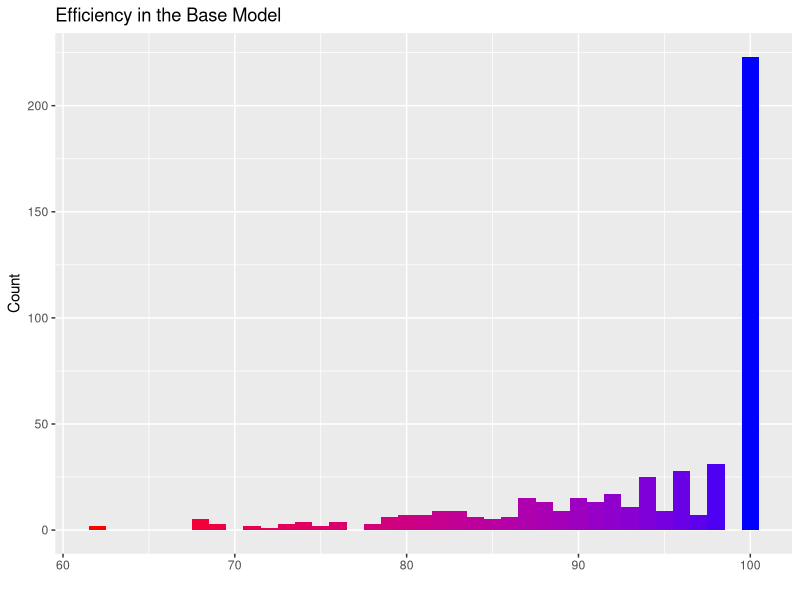
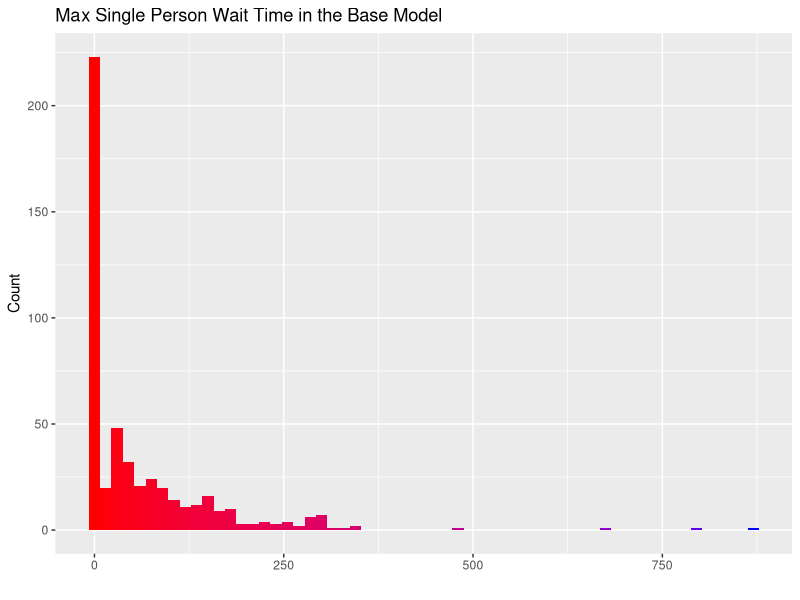
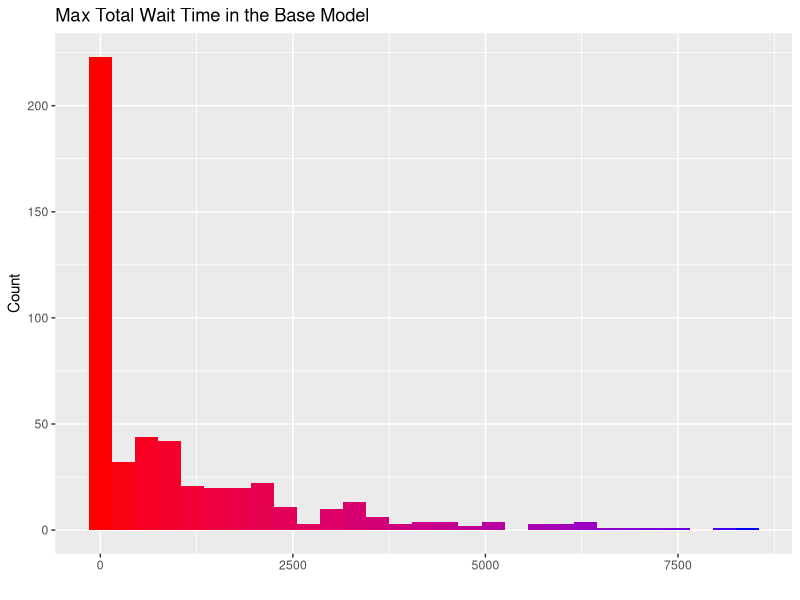
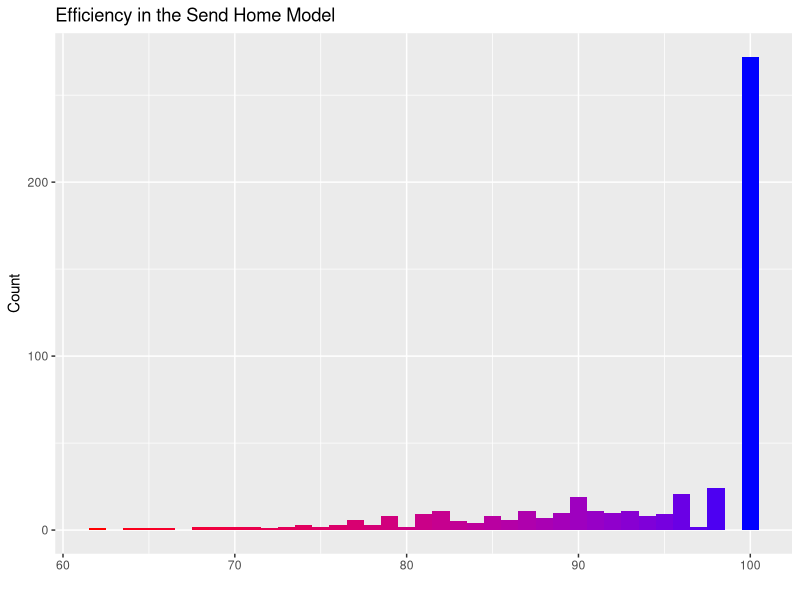
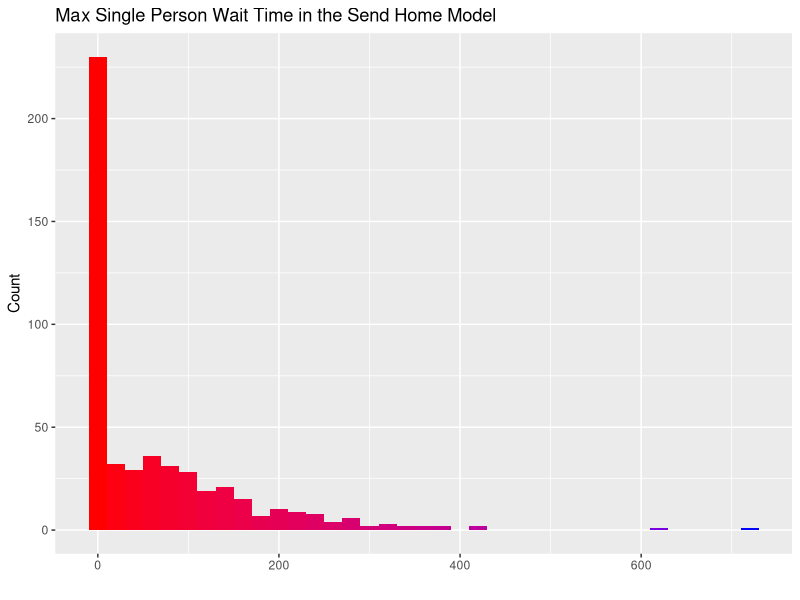
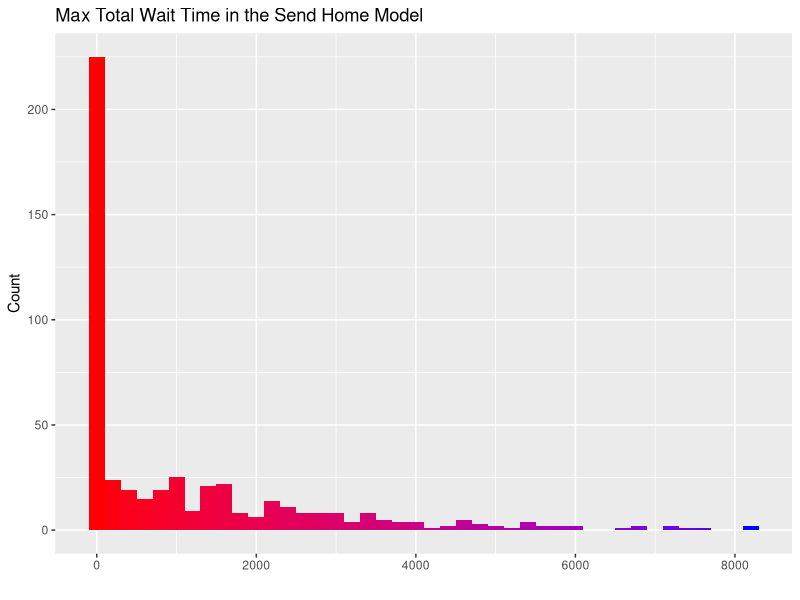
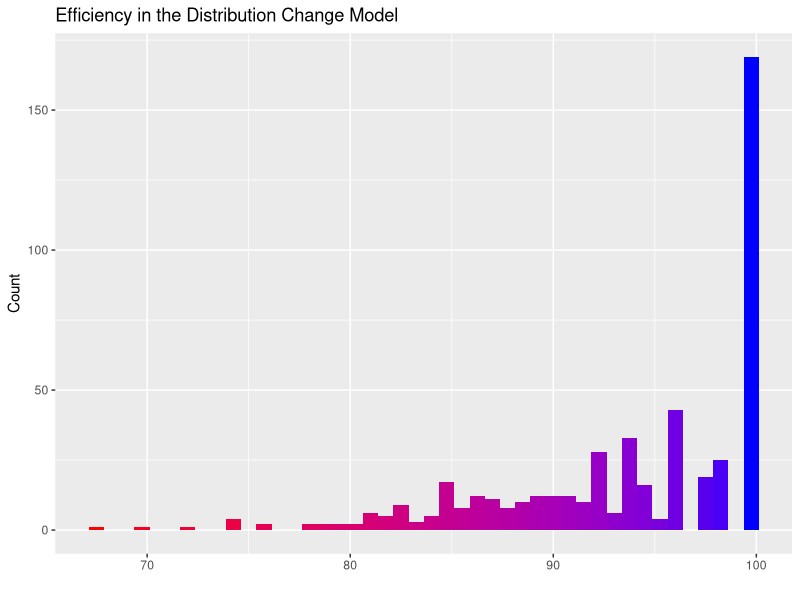
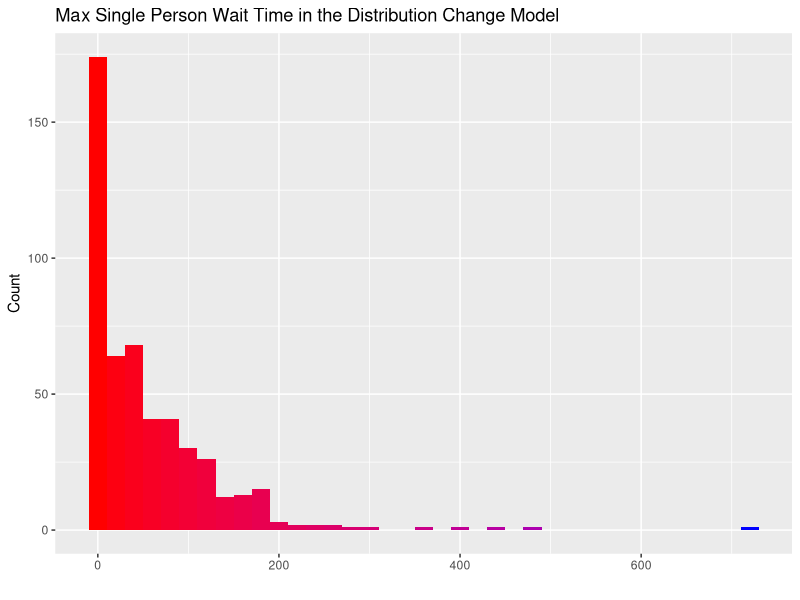

R code for these plots, in order:
library(ggplot2)
library(reshape)
library(dplyr)

# create data
df.0 <- read.csv("Data/v0_data.csv")
df.1 <- read.csv("Data/v1_data.csv")
df.2 <- read.csv("Data/v2_data.csv")

# make histogram graphs
ggplot(df.0, aes(x=Efficiency, fill = ..x..)) + geom_histogram(binwidth = 1) + scale_fill_gradient(low = "red", high = "blue") +
  labs(x = "", y = "Count", title = "Efficiency in the Base Model") + theme(legend.position = "none")
ggsave("Images/EfficiencyBase.png")
ggplot(df.0, aes(x=Longest.Wait, fill = ..x..)) + geom_histogram(binwidth = 15) + scale_fill_gradient(low = "red", high = "blue") +
  labs(x = "", y = "Count", title = "Max Single Person Wait Time in the Base Model") + theme(legend.position = "none")
ggsave("Images/SPWaitBase.png")
ggplot(df.0, aes(x=Total.Wait, fill = ..x..)) + geom_histogram(binwidth = 300) + scale_fill_gradient(low = "red", high = "blue") +
  labs(x = "", y = "Count", title = "Max Total Wait Time in the Base Model") + theme(legend.position = "none")
ggsave("Images/LongWaitBase.png")

ggplot(df.1, aes(x=Efficiency, fill = ..x..)) + geom_histogram(binwidth = 1) + scale_fill_gradient(low = "red", high = "blue") +
  labs(x = "", y = "Count", title = "Efficiency in the Send Home Model") + theme(legend.position = "none")
ggsave("Images/EfficiencySH.png")
ggplot(df.1, aes(x=Longest.Wait, fill = ..x..)) + geom_histogram(binwidth = 20) + scale_fill_gradient(low = "red", high = "blue") +
  labs(x = "", y = "Count", title = "Max Single Person Wait Time in the Send Home Model") + theme(legend.position = "none")
ggsave("Images/SPWaitSH.png")
ggplot(df.1, aes(x=Total.Wait, fill = ..x..)) + geom_histogram(binwidth = 200) + scale_fill_gradient(low = "red", high = "blue") +
  labs(x = "", y = "Count", title = "Max Total Wait Time in the Send Home Model") + theme(legend.position = "none")
ggsave("Images/LongWaitSH.png")

ggplot(df.2, aes(x=Efficiency, fill = ..x..)) + geom_histogram(binwidth = .75) + scale_fill_gradient(low = "red", high = "blue") +
  labs(x = "", y = "Count", title = "Efficiency in the Distribution Change Model") + theme(legend.position = "none")
ggsave("Images/EfficiencyDist.png")
ggplot(df.2, aes(x=Longest.Wait, fill = ..x..)) + geom_histogram(binwidth = 20) + scale_fill_gradient(low = "red", high = "blue") +
  labs(x = "", y = "Count", title = "Max Single Person Wait Time in the Distribution Change Model") + theme(legend.position = "none")
ggsave("Images/SPWaitDist.png")
ggplot(df.2, aes(x=Total.Wait, fill = ..x..)) + geom_histogram(binwidth = 150) + scale_fill_gradient(low = "red", high = "blue") +
  labs(x = "", y = "Count", title = "Max Total Wait Time in the Distribution Model") + theme(legend.position = "none")
ggsave("Images/LongWaitDist.png")
